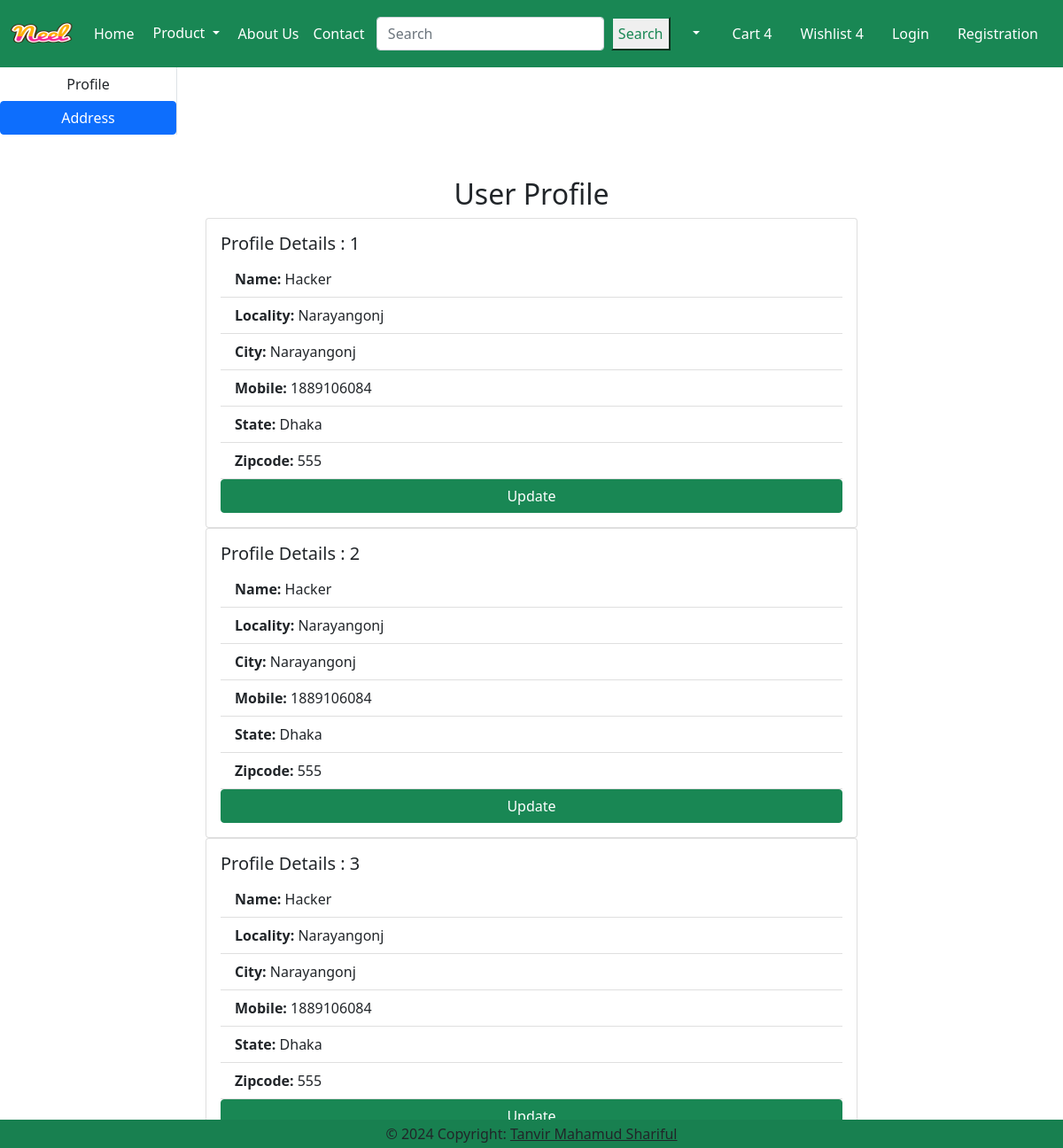
Page /address/ (signed in) on the earlier database version.
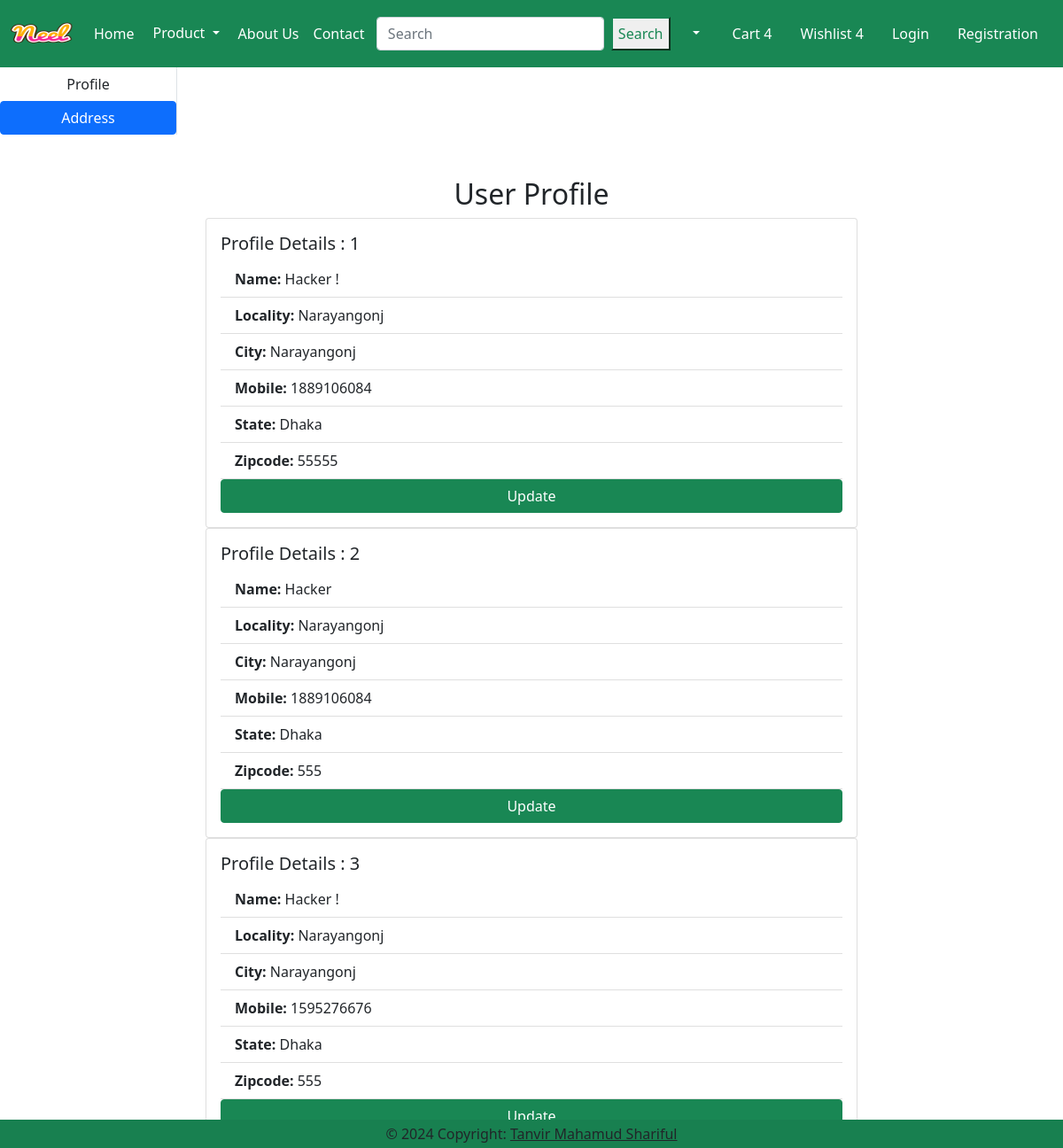
Same page on the later database version.
### app/models.py (models this page shows)
class Customer(models.Model):
    user = models.ForeignKey( User, on_delete=models.CASCADE)
    name = models.CharField(max_length=200)
    locality = models.CharField(max_length = 200)
    city = models.CharField(max_length = 200)
    mobile = models.IntegerField( )
    zipcode = models.IntegerField()
    state = models.CharField(choices = STATE_CHOICES, max_length = 100)
    def __str__(self):
        return self.name

### app/views.py (the view)
# urls.py: path('address/', views.Address, name='address'),
def Address(request):
    add = Customer.objects.filter(user=request.user)
    print(add)  # Add this line to check the content of add
    active_tab = 'address'
    return render(request, 'app/address.html', {'add': add, 'active_tab': active_tab})

### templates/app/address.html (shortened to what this page needs)
{% extends "app/base.html" %}
{% load static %}
{% block main-content %}
<div class="col-sm-2 border-end">
  <ul class="list-unstyled">
    <li class="d-grid">
      <a
        class="btn {% if active_tab == 'profile' %}btn-primary{% endif %}"
        href="{% url 'app:profile' %}"
        >Profile</a
      >
    </li>
    <li class="d-grid">
      <a
        class="btn {% if active_tab == 'address' %}btn-primary{% endif %}"
        href="{% url 'app:address' %}"
        >Address</a
      >
    </li>
  </ul>
</div>
<div class="container mt-5">
  <h2 class="text-center">User Profile</h2>
  <div class="row justify-content-md-center">
    <div class="col-md-8">
      <div class="row justify-content-md-center">
        <div class="col-md-12">
          {% for ad in add %}
          <div class="card">
            <div class="card-body">
              <h5 class="card-title">Profile Details : {{forloop.counter}}</h5>
              <ul class="list-group list-group-flush">
                {% if add %}
                <li class="list-group-item">
                  <strong>Name:</strong> {{ ad.name }}
                </li>
                <li class="list-group-item">
                  <strong>Locality:</strong> {{ ad.locality }}
                </li>
                <li class="list-group-item">
                  <strong>City:</strong> {{ ad.city }}
                </li>
                <li class="list-group-item">
                  <strong>Mobile:</strong> {{ ad.mobile }}
                </li>
                <li class="list-group-item">
                  <strong>State:</strong> {{ ad.state }}
                </li>
                <li class="list-group-item">
                  <strong>Zipcode:</strong> {{ ad.zipcode }}
                </li>
                <a type="button" class="btn btn-success" href="{% url 'app:UpdateAddress' ad.id %}">Update</a>
                {% else %}
                <li class="list-group-item">No profile found</li>
                {% endif %}
              </ul>
            </div>
          </div>
          {% endfor %}
        </div>
      </div>
    </div>
  </div>
</div>
{% endblock main-content %}

Differences in the rows shown:
changed Customer (number 1 of 3 on the later page): name "Hacker" → "Hacker !"; zipcode "555" → "55555"
changed Customer (number 3 of 3 on the later page): name "Hacker" → "Hacker !"; mobile "1889106084" → "1595276676"
